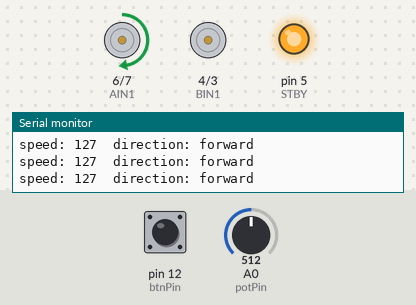
Simulated run of this sketch. Board: Arduino Uno, built with avr-gcc and run on an emulated ATmega328P. Parts: motor-driver pin pairs drawn as motors (green arrow = first pin HIGH = forward, orange = second pin HIGH = backward, longer = more drive, scaled by the enable pin, stopped while the standby pin is LOW), output pins drawn as LEDs (lit = HIGH), the last lines printed to the serial monitor. The inputs (shaded band) are chosen by the test bench; at power-on: A0 (potPin) = 512, pin 12 (btnPin) HIGH.

Above: at 1.2 s.
1.3 s: A0 (potPin) set to 415
At 1.6 s:
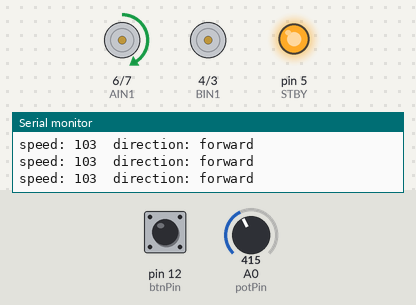
2.8 s: A0 (potPin) set to 389
At 3.4 s:
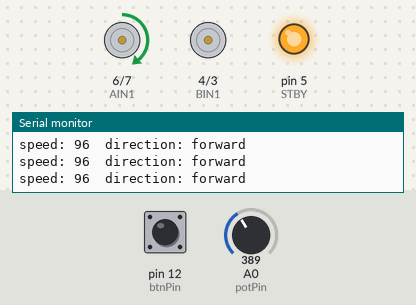
4.3 s: pin 12 (btnPin) pulled LOW for 0.15 s
At 5.6 s:
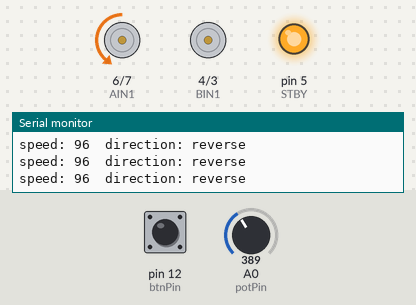
5.9 s: A0 (potPin) set to 716
At 6.4 s:
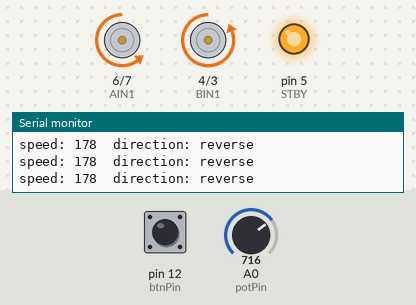
7.4 s: pin 12 (btnPin) pulled LOW for 1 s
At 8.8 s:
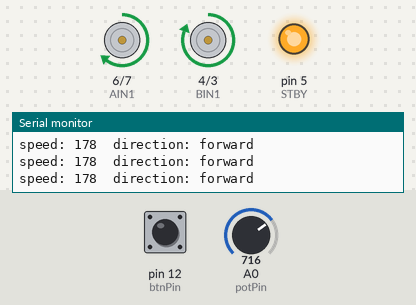
9.9 s: A0 (potPin) set to 1023
At 10.5 s:
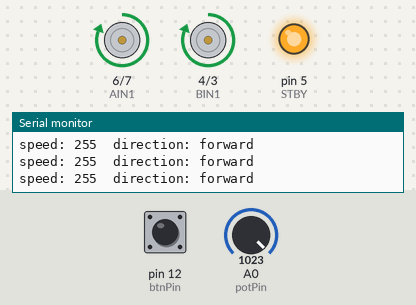
Timing chart, 0 to 12.4 s (numbered marks = the images above; inputs shaded):
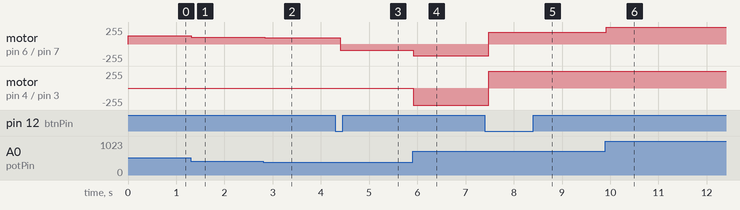

The sketch:

pot_direction.ino
```cpp
// Motor A
const int AIN1 = 6;
const int AIN2 = 7;
const int PWMA = 9;

// Motor B
const int BIN1 = 4;
const int BIN2 = 3;
const int PWMB = 2;

const int STBY   = 5;
const int potPin  = A0;
const int btnPin  = 12;

bool forward = true;
bool lastBtnState = HIGH;

void setup() {
  Serial.begin(9600);
  pinMode(AIN1, OUTPUT);
  pinMode(AIN2, OUTPUT);
  pinMode(PWMA, OUTPUT);
  pinMode(BIN1, OUTPUT);
  pinMode(BIN2, OUTPUT);
  pinMode(PWMB, OUTPUT);
  pinMode(STBY, OUTPUT);
  pinMode(btnPin, INPUT_PULLUP);

  digitalWrite(STBY, HIGH);
}

void driveMotor(int ain1, int ain2, int pwmPin, int speed) {
  if (speed > 0) {
    digitalWrite(ain1, HIGH);
    digitalWrite(ain2, LOW);
  } else if (speed < 0) {
    digitalWrite(ain1, LOW);
    digitalWrite(ain2, HIGH);
    speed = -speed;
  } else {
    digitalWrite(ain1, LOW);
    digitalWrite(ain2, LOW);
  }
  analogWrite(pwmPin, speed);
}

void loop() {
  bool btnState = digitalRead(btnPin);
  if (btnState == LOW && lastBtnState == HIGH) {
    forward = !forward;
    Serial.println(forward ? "direction: forward" : "direction: reverse");
    delay(50);
  }
  lastBtnState = btnState;

  int potValue = analogRead(potPin);
  int speed = map(potValue, 0, 1023, 0, 255);
  int actualSpeed = forward ? speed : -speed;

  driveMotor(AIN1, AIN2, PWMA, actualSpeed);
  driveMotor(BIN1, BIN2, PWMB, actualSpeed);

  Serial.print("speed: ");
  Serial.print(speed);
  Serial.print("  direction: ");
  Serial.println(forward ? "forward" : "reverse");

  delay(50);
}
```

Measured:
- after the input at 1.3 s, motor on pin 6 (AIN1) / pin 7 (AIN2): forward 127/255 → forward 103/255 at once
- after the input at 2.8 s, motor on pin 6 (AIN1) / pin 7 (AIN2): forward 103/255 → forward 96/255 at once
- after the input at 4.3 s, motor on pin 6 (AIN1) / pin 7 (AIN2): forward 96/255 → backward 96/255 after 0.10 s
- after the input at 5.9 s, motor on pin 6 (AIN1) / pin 7 (AIN2): backward 96/255 → backward 178/255 at once; motor on pin 4 (BIN1) / pin 3 (BIN2): stopped → backward 255/255 at once
- after the input at 7.4 s, motor on pin 6 (AIN1) / pin 7 (AIN2): backward 178/255 → forward 178/255 after 0.09 s; motor on pin 4 (BIN1) / pin 3 (BIN2): backward 255/255 → forward 255/255 after 0.09 s
- after the input at 9.9 s, motor on pin 6 (AIN1) / pin 7 (AIN2): forward 178/255 → forward 255/255 at once
